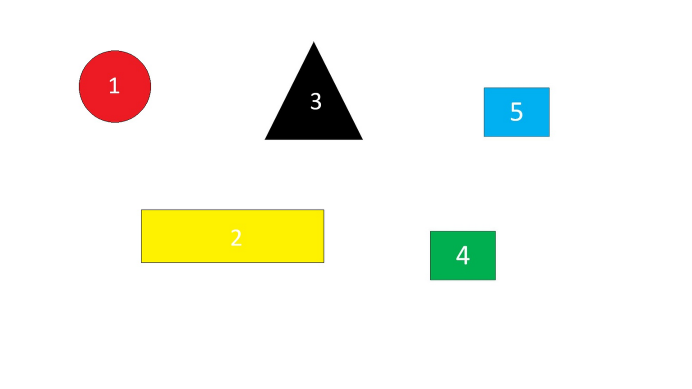
#> input picture objectdetection/img.png, 1383 x 778 px, found by its file name (shown at 1/2 size)
$ python main.py
#> lines starting #> are read from the running program, lines starting #| are printed output that depends on the picture; after the words box and inside, x2 and y2 are one past the last pixel; in counts of white or black regions, pixels touching at a corner belong together
### objectdetection/ImageProcessor.py
import cv2
from matplotlib import pyplot as plt
from matplotlib import cm
from pytesseract import image_to_string
import pytesseract
import numpy as np
import json


class ImageProcessor:
    def __init__(self, image_path: str):
        """
        Loads the image for later processing operations

        Parameters:
         image_path (str): The name of the image that will be processed
        """
#> called with image_path = 'objectdetection/img.png'

        # Variables that will be initialized later in other functions
        self.filtered_contours = None
        self.min_area = None
        self.max_area = None
        self.all_contours = None
        self.cv2_image_blurred = None
        self.cv2_image_gray = None

        self.img_path = image_path
        self.cv2_image = cv2.imread(image_path)
#> self.cv2_image is the input picture: shape (778, 1383, 3); mean B, G, R 235.7, 244.4, 243.9
        self.preprocess_image()
        self.extract_contours()
        self.filter_contours()
        self.buildings = {"Buildings": []}

    def preprocess_image(self):
        """
        For use within the init, create a grayscale version of the image and creates another version that
        has gaussian blur applied
        """
        self.cv2_image_gray = cv2.cvtColor(self.cv2_image, cv2.COLOR_BGR2GRAY)  # convert image into grayscale
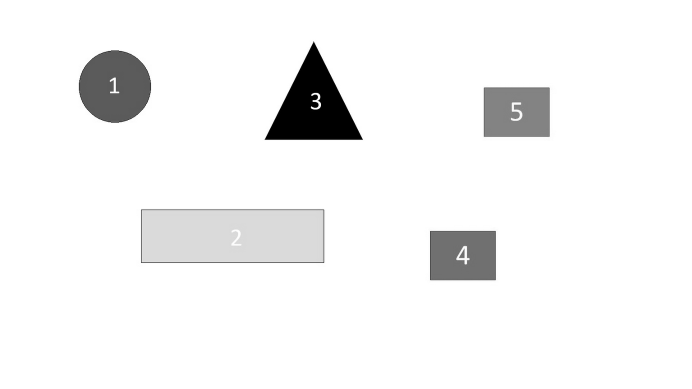
#> self.cv2_image_gray: shape (778, 1383) (shown at 1/2 size); min 0, max 255, mean 243.3
        self.cv2_image_blurred = cv2.GaussianBlur(self.cv2_image_gray, (5, 5), 1)  # apply blur to image

    def extract_contours(self):
        """For use in init, Apply canny edge detection and get all the contours that are found"""
        canny = cv2.Canny(self.cv2_image_blurred, 10, 50)  # apply canny to roi
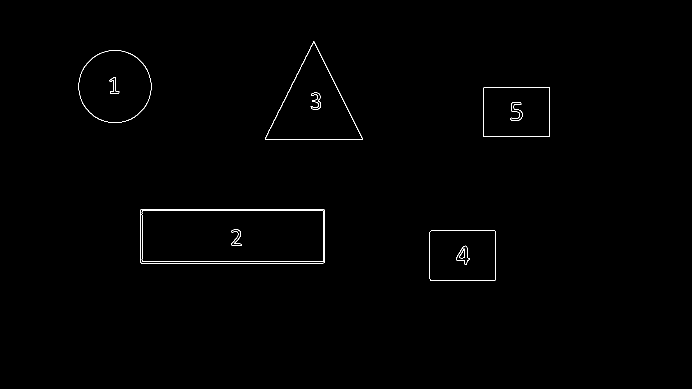
#> canny: shape (778, 1383) (shown at 1/2 size); 0.45% white in thin lines or dots, all inside (x1, y1, x2, y2) = (157, 83, 1100, 561)
        # Find contours
        self.all_contours = cv2.findContours(canny, cv2.RETR_EXTERNAL, cv2.CHAIN_APPROX_SIMPLE)[0]
#> self.all_contours = 5 contours; box (x1, y1, x2, y2) and area: (281, 418, 650, 527) 39733, (530, 83, 725, 280) 19425, (157, 100, 303, 246) 16486, (967, 174, 1100, 274) 13064, (859, 461, 992, 561) 13060

    def filter_contours(self):
        """For use within init, filter contours in order to only get the corner vertices for shape detection
            also filters the image itself if it is detected as an object"""

        # First, determine max and min areas for thresholding
        self.max_area = self.cv2_image.shape[0] * self.cv2_image.shape[1] * 0.9
#> self.max_area = 968376.6
        self.min_area = 100

        # Second, create a filtered list
        self.filtered_contours = []
        for contour in self.all_contours:
            area = cv2.contourArea(contour)
            if self.min_area < area < self.max_area:
                epsilon = 0.04 * cv2.arcLength(contour, True)  # Adjust epsilon as needed. Lower=more detail
                approx = cv2.approxPolyDP(contour, epsilon, True)
                self.filtered_contours.append(approx)
#> this loop made 5 passes
#> (area, epsilon, approx) on passes 1, 2, 3, 5: (13059.5, 18.36, [[860, 462], [860, 560], [991, 559], [991, 462]]), (39733, 37.94, [[281, 419], [282, 526], [648, 525], [647, 418]]), (13064.5, 18.41, [[967, 175], [967, 273], [1099, 272], [1099, 175]]), (19425, 26.7, [[626, 83], [530, 279], [724, 279]])
#> (area, epsilon) on pass 4: (16486.5, 19.19)
#> after the loop, self.filtered_contours = 5 contours; box (x1, y1, x2, y2) and area: (281, 418, 649, 527) 39163, (530, 83, 725, 280) 19012, (157, 100, 303, 246) 15008, (967, 175, 1100, 274) 12870, (860, 462, 992, 561) 12772

    def extract_building_details(self):
        """Call this function to process the image and prepare the json data"""
        # for enumerating the building Ids
        current_id = 1

        for contour in self.filtered_contours:
            # Create temporary dict that will be added to the list
            building = {"Id": current_id}

            # Increment it
            current_id += 1

            # Get the bounding rectangle around the contour
            x, y, w, h = cv2.boundingRect(contour)
            building["Shape"] = self.extract_shape(contour)

            if building["Shape"] != "Circle":
                building = self.extract_vertex_coordinates(contour, building)
            else:
                building = self.extract_radius(contour, building)
                building["Center"] = [x + w/2, y + h/2]

            # Extract the region of interest (ROI) from the original image
            roi, roi_grayscale = self.extract_roi(x, y, w, h)

            print("Total edges: " + str(len(contour)))

            building["Height"] = self.extract_number(roi_grayscale, contour, [x,y,w,h])
            building["Color"] = self.extract_color(roi, contour,[x,y,w,h])
            print("The color for this region is: " + building["Color"])
            # Append the building data to the list
            self.buildings["Buildings"].append(building)
#> this loop made 1 pass
#> current_id on pass 1: 2
#| Total edges: 4
#> pass 1, in extract_roi, `roi = self.cv2_image[y:y + h, x:x + w]`:
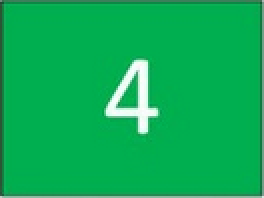
#> roi: shape (99, 132, 3) (shown 2 times larger); mean B, G, R 85.5, 173.9, 11.8
#> pass 1, in extract_roi, `roi_grayscale = cv2.cvtColor(roi, cv2.COLOR_BGR2GRAY)`:
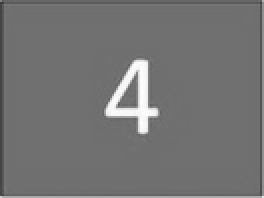
#> roi_grayscale: shape (99, 132) (shown 2 times larger); min 58, max 253, mean 115.4
#> pass 1, in preprocess_image, `blurred = cv2.GaussianBlur(img_temp, (5, 5), 0)`:
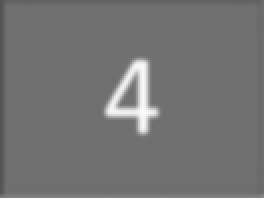
#> blurred: shape (99, 132) (shown 2 times larger); min 82, max 250, mean 115.1
#> pass 1, in preprocess_image, `adaptive_thresh = cv2.adaptiveThreshold( blurred, 255, cv2.ADAPTIVE_TH..`:
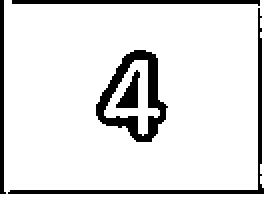
#> adaptive_thresh: shape (99, 132) (shown 2 times larger); 88.2% white; 5 black regions, box (x1, y1, x2, y2) and area: (48, 25, 84, 71) 561, (4, 4, 132, 97) 417, (6, 0, 130, 3) 249, (0, 0, 3, 97) 195, (58, 35, 70, 54) 114
#> after the loop, current_id = 2
#> (the call stopped at in extract_number, `text = image_to_string(img, config='--psm 7 --oem 3 -c tessedit_char_w..`: pytesseract is not available in this run)

            # # Show the extracted ROI (optional)
            # cv2.imshow('ROI', 255 - thresh)
            # cv2.waitKey(0)

    def extract_shape(self, contours: list):
        """
        :param contours: list for the edges of objects
        :return: string of the name of the shape
        """

        if len(contours) < 4:
            return "Triangle"
        elif len(contours) == 4:
            return "Rectangle"
        elif len(contours) == 5:
            return "Hexagon"
        else:
            return "Circle"

    # [11 lines left out: function extract_radius, not called in this run]

    def extract_vertex_coordinates(self, contour: list, building: dict):
        """For use withing the extract_building_details, gets the coordinates of the vertices in a group of vertices
        Parameters:
            contour (list): The group of vertices
            building (dict): The dict that will be appended
        Returns:
            building (dict): The new building dictionary
            """
        for count, vertex in enumerate(contour):
            building[f"V{count}"] = (int(vertex[0][0]), int(vertex[0][1]))
        return building

    def extract_roi(self, x, y, w, h):
        """For use within the extract_building_details, gets the image withing a bounding box
        Parameters:
            x: x coordinate
            y: y coordinate
            w: width of the bounding box
            h: height of the bounding box
        Returns:
            roi: Region of interest
            roi_grayscale: Region of interest in grayscale"""
        # roi = img[y+10:y + h-10, x+10:x + w-10]
        roi = self.cv2_image[y:y + h, x:x + w]
        #cv2.imshow("ex", roi)
        roi_grayscale = cv2.cvtColor(roi, cv2.COLOR_BGR2GRAY)
        return roi, roi_grayscale

    def extract_number(self, roi_grayscale, contour, bounding_box):
        """Extracts the number from the region of interest and returns it
        Parameters:
            roi_grayscale: Region of interest in grayscale
            contour: The list of vertices of the corners, used for removing the edges
        Returns:
            text_number: The number that is found"""

        def preprocess_image(img_temp):
            """Apply preprocessing techniques to improve OCR accuracy."""
            # Apply Gaussian Blur to reduce noise
            blurred = cv2.GaussianBlur(img_temp, (5, 5), 0)

            # Apply adaptive thresholding for better contrast
            adaptive_thresh = cv2.adaptiveThreshold(
                blurred, 255, cv2.ADAPTIVE_THRESH_GAUSSIAN_C, cv2.THRESH_BINARY, 11, 2
            )

            return adaptive_thresh

        # Preprocess the ROI
        processed_img = preprocess_image(roi_grayscale)
        processed_img = self.remove_edges(processed_img, contour,bounding_box)
        filled_img = self.fill_number(processed_img)

        # Try different versions (original, thresholded, inverted)
        versions = [
            filled_img
        ]
        cv2.imshow("processed_img", filled_img)
        cv2.waitKey(0)

        text_number = None
        pytesseract.pytesseract.tesseract_cmd = r'C:\\Users\\revas\\AppData\\Local\\Tesseract-OCR\\tesseract.exe'
        for img in versions:
            text = image_to_string(img, config='--psm 7 --oem 3 -c tessedit_char_whitelist=0123456789').strip()

            if text:
                print(f"Detected number: {text}")
                text_number = text
                break  # Stop once we successfully detect a number

        if text_number is None:
            print("Couldn't find number.")
            return 1

        return int(text_number)

    # [29 lines left out: function extract_color, not called in this run]

    def show_final(self):
        """Creates the environment
        of the picture and shows it"""
        cv2.drawContours(self.cv2_image, self.filtered_contours, -1, (0, 255, 0), 3)
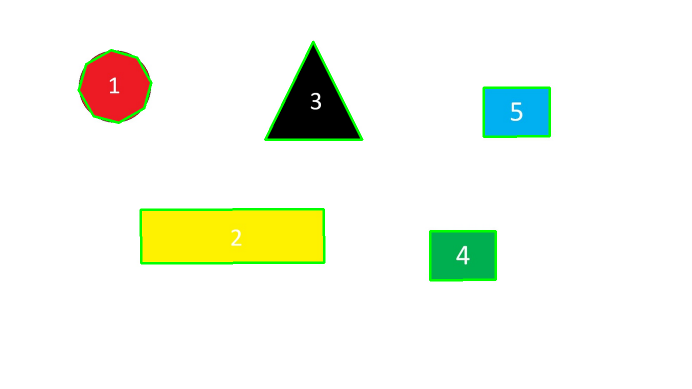
#> self.cv2_image: shape (778, 1383, 3) (shown at 1/2 size); 1.36% of pixels changed, all inside (x1, y1, x2, y2) = (155, 81, 1102, 563)
        plt.subplot(1, 1, 1)
        plt.imshow(self.cv2_image, cmap=cm.bone)
        plt.show()

    def remove_edges(self, roi_grayscale, corners, bounding_box, edge_thickness=10):
        """
        Removes edges from an object in an ROI by using the object's corner coordinates.

        Parameters:
            roi_grayscale: The extracted region of interest (grayscale).
            corners: List of (X, Y) corner coordinates from the original image.
            bounding_box: (x, y, w, h) - Bounding box of the ROI in the original image.

        Returns:
            roi_no_edges: The ROI with edges removed.
        """
        # Extract bounding box details
        x, y, w, h = bounding_box

        # Convert corner coordinates to ROI-relative coordinates
        relative_corners = np.array(corners) - np.array([x, y])

        # Create a white mask
        mask = np.ones_like(roi_grayscale, dtype=np.uint8) * 255

        # Ensure the relative_corners are properly reshaped for OpenCV
        pts = relative_corners.reshape((-1, 1, 2)).astype(np.int32)

        # Fill the shape with white, then draw the edges in black
        cv2.fillPoly(mask, [pts], 255)  # Fill with white
        cv2.polylines(mask, [pts], isClosed=True, color=0, thickness=edge_thickness)  # Draw edges in black


        # Apply the mask to remove edges while keeping the inside intact
        roi_no_edges = cv2.bitwise_and(255-roi_grayscale, mask)
        filtered_roi = cv2.medianBlur(roi_no_edges,3)
        filtered_inv = 255-filtered_roi
        # Create a kernel for dilation (adjust the size and shape as needed)
        kernel = cv2.getStructuringElement(cv2.MORPH_RECT, (2, 2))  # Example 3x3 rectangular kernel

        # Dilate the binary image
        dilated_img = cv2.dilate(filtered_inv, kernel, iterations=1)
        eroded_img = cv2.erode(dilated_img, kernel, iterations=1)

        return filtered_inv

    def fill_number(self, image):

        # Find contours
        contours, _ = cv2.findContours(image, cv2.RETR_LIST, cv2.CHAIN_APPROX_SIMPLE)


        # First, determine max and min areas for thresholding
        max_area = image.shape[0] * image.shape[1] * 0.9
        min_area = 0

        # Second, create a filtered list
        filtered_contours = []
        for contour in contours:
            area = cv2.contourArea(contour)
            if min_area < area < max_area:
                filtered_contours.append(contour)

        if not filtered_contours:
            filtered_contours = contours

        # Find the largest contour (assuming it's the number)
        largest_contour = max(filtered_contours, key=cv2.contourArea)
        #print(filtered_contours)

        # Create a mask filled with black
        mask = np.zeros_like(image)

        # Draw the largest contour onto the mask and fill it with white
        cv2.drawContours(mask, [largest_contour], 0, 255, thickness=cv2.FILLED)

        # Apply the mask to the original image (or the thresholded image)
        filled_image = cv2.bitwise_and(image, mask)  # Or use 'image' instead of 'thresh'

        # Create a kernel for dilation (adjust the size and shape as needed)
        kernel = cv2.getStructuringElement(cv2.MORPH_RECT, (3, 3))  # Example 3x3 rectangular kernel

        # Dilate the binary image
        # filled_image = cv2.erode(filled_image, kernel, iterations=2)
        # filled_image = cv2.dilate(filled_image, kernel, iterations=1)
        filled_image = cv2.morphologyEx(filled_image, cv2.MORPH_OPEN, kernel)
        filled_image = cv2.morphologyEx(filled_image, cv2.MORPH_CLOSE, kernel)

        filled_image = cv2.bilateralFilter(filled_image, 15, 50, 50)

        # Invert back to black on white (if needed for Tesseract)
        filled_image = cv2.bitwise_not(filled_image)
        return filled_image

    def export_json(self):
        with open('result.json', 'w') as fp:
            json.dump(self.buildings, fp)

### objectdetection/main.py
import ImageProcessor as ip
import subprocess

blender_executable = "C:\\Program Files\\Blender Foundation\\Blender 4.3\\blender.exe"
script_path = "C:\\Users\\revas\\Repos\\Capstone-Constructor-Robot\\Capstone-Constructor-Robot\\3DVisualization\\Visualization.py"
command = [blender_executable, "--background", "--python", script_path]

processor = ip.ImageProcessor("objectdetection/img.png")
processor.extract_building_details()
processor.show_final()
processor.export_json()
subprocess.run(command)
#> (this line was passed over: subprocess is not available in this run)

$ run again, with objectdetection/image.jpg saved as objectdetection/img.png
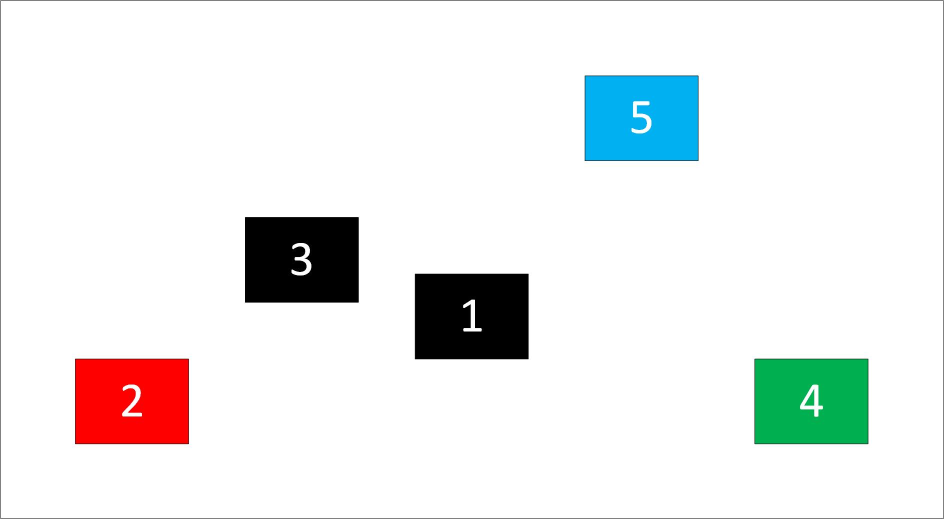
#> input picture objectdetection/image.jpg, 1888 x 1038 px, found by its file name (shown at 1/2 size)
#> in __init__, self.cv2_image is the input picture: shape (1038, 1888, 3); mean B, G, R 235.6, 236.2, 234.4
#> in extract_contours, `canny = cv2.Canny(self.cv2_image_blurred, 10, 50)`:
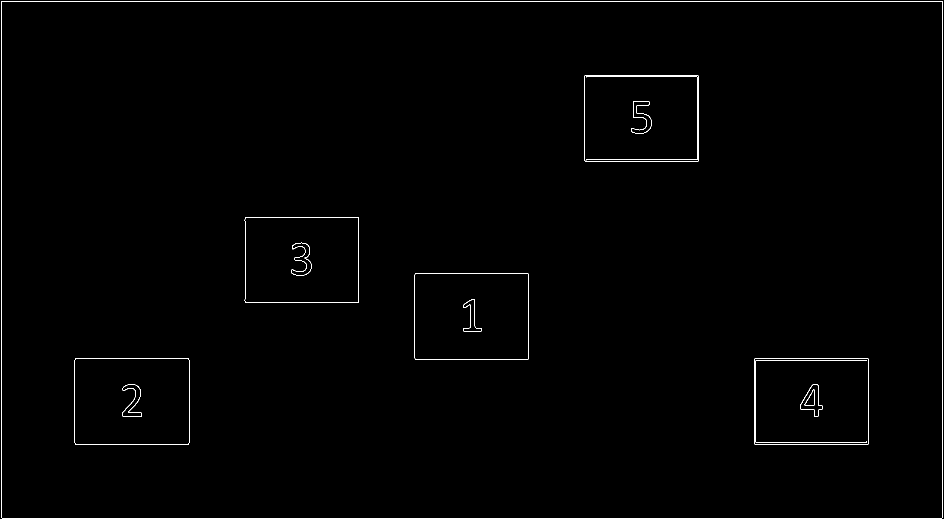
#> canny: shape (1038, 1888) (shown at 1/2 size); 0.64% white in thin lines or dots
#> self.all_contours = 6 contours, 1 with area under 20; largest, box (x1, y1, x2, y2) and area: (1169, 150, 1398, 323) 39210, (1508, 717, 1738, 889) 39152, (149, 717, 379, 889) 39149, (829, 547, 1058, 719) 38983, (489, 434, 718, 606) 38820
#> the loop in filter_contours, `for contour in self.all_contours:` made 6 passes
#> (area, epsilon, approx) on passes 1 to 5: (39152, 31.91, [[1509, 717], [1509, 888], [1736, 888], [1736, 717]]), (39149, 31.91, [[150, 717], [150, 888], [377, 888], [377, 717]]), (38983, 31.83, [[830, 547], [830, 718], [1056, 718], [1056, 547]]), (38820.5, 31.87, [[490, 434], [490, 604], [717, 604], [716, 434]]), (39210.5, 31.88, [[1169, 151], [1170, 322], [1397, 321], [1396, 151]])
#> after the loop in filter_contours, `for contour in self.all_contours:`: self.filtered_contours = 5 contours; box (x1, y1, x2, y2) and area: (1509, 717, 1737, 889) 38817, (150, 717, 378, 889) 38817, (1169, 151, 1398, 323) 38704, (830, 547, 1057, 719) 38646, (490, 434, 718, 605) 38505
#> the loop in extract_building_details, `for contour in self.filtered_contours:` made 1 pass
#> current_id on pass 1: 2
#> (printed output is left out)
#> after the loop in extract_building_details, `for contour in self.filtered_contours:`: current_id = 2
#> in show_final, `cv2.drawContours(self.cv2_image, self.filtered_contours, -1, (0, 255, ..`:
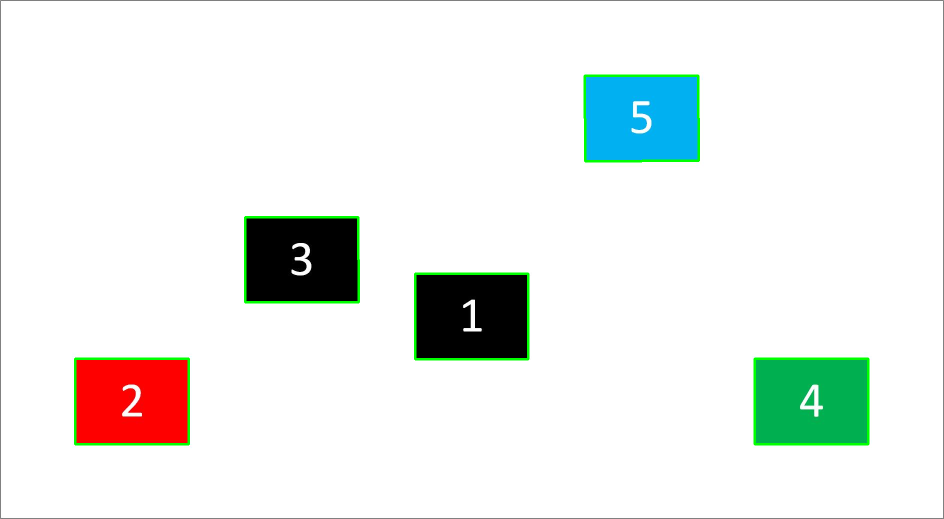
#> self.cv2_image: shape (1038, 1888, 3) (shown at 1/2 size); 1.01% of pixels changed, all inside (x1, y1, x2, y2) = (148, 149, 1739, 891)

$ run again, with objectdetection/testingforsat.jpeg saved as objectdetection/img.png
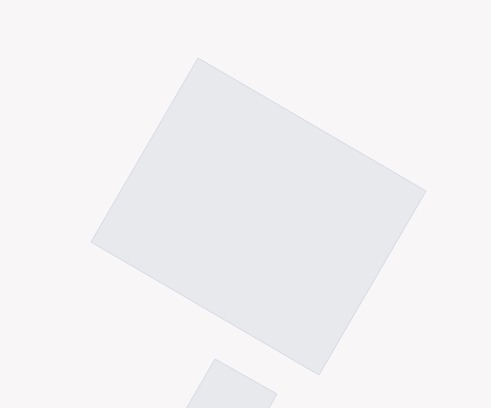
#> input picture objectdetection/testingforsat.jpeg, 491 x 408 px, found by its file name
#> in __init__, self.cv2_image is the input picture: shape (408, 491, 3); mean B, G, R 244, 242.1, 243.2
#> in extract_contours, `canny = cv2.Canny(self.cv2_image_blurred, 10, 50)`:
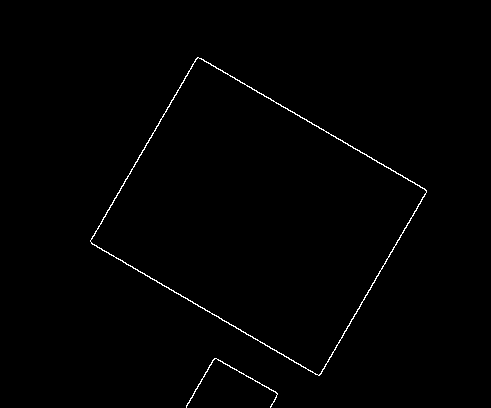
#> canny: shape (408, 491); 0.73% white in thin lines or dots, all inside (x1, y1, x2, y2) = (90, 57, 427, 408)
#> self.all_contours = 2 contours; box (x1, y1, x2, y2) and area: (90, 57, 427, 376) 57240, (186, 358, 278, 408) 63
#> the loop in filter_contours, `for contour in self.all_contours:` made 2 passes
#> (area, epsilon, approx) on pass 2: (57240, 41.07, [[197, 57], [90, 241], [319, 375], [426, 190]])
#> after the loop in filter_contours, `for contour in self.all_contours:`: self.filtered_contours = [[[197, 57], [90, 241], [319, 375], [426, 190]]]
#> the loop in extract_building_details, `for contour in self.filtered_contours:` made 1 pass
#> current_id on pass 1: 2
#> (printed output is left out)
#> after the loop in extract_building_details, `for contour in self.filtered_contours:`: current_id = 2
#> in show_final, `cv2.drawContours(self.cv2_image, self.filtered_contours, -1, (0, 255, ..`:
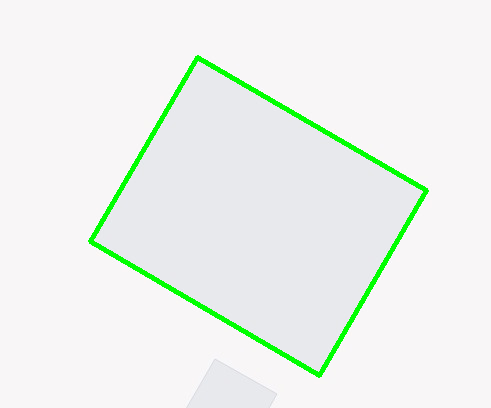
#> self.cv2_image: shape (408, 491, 3); 2.35% of pixels changed, all inside (x1, y1, x2, y2) = (88, 55, 429, 378)
